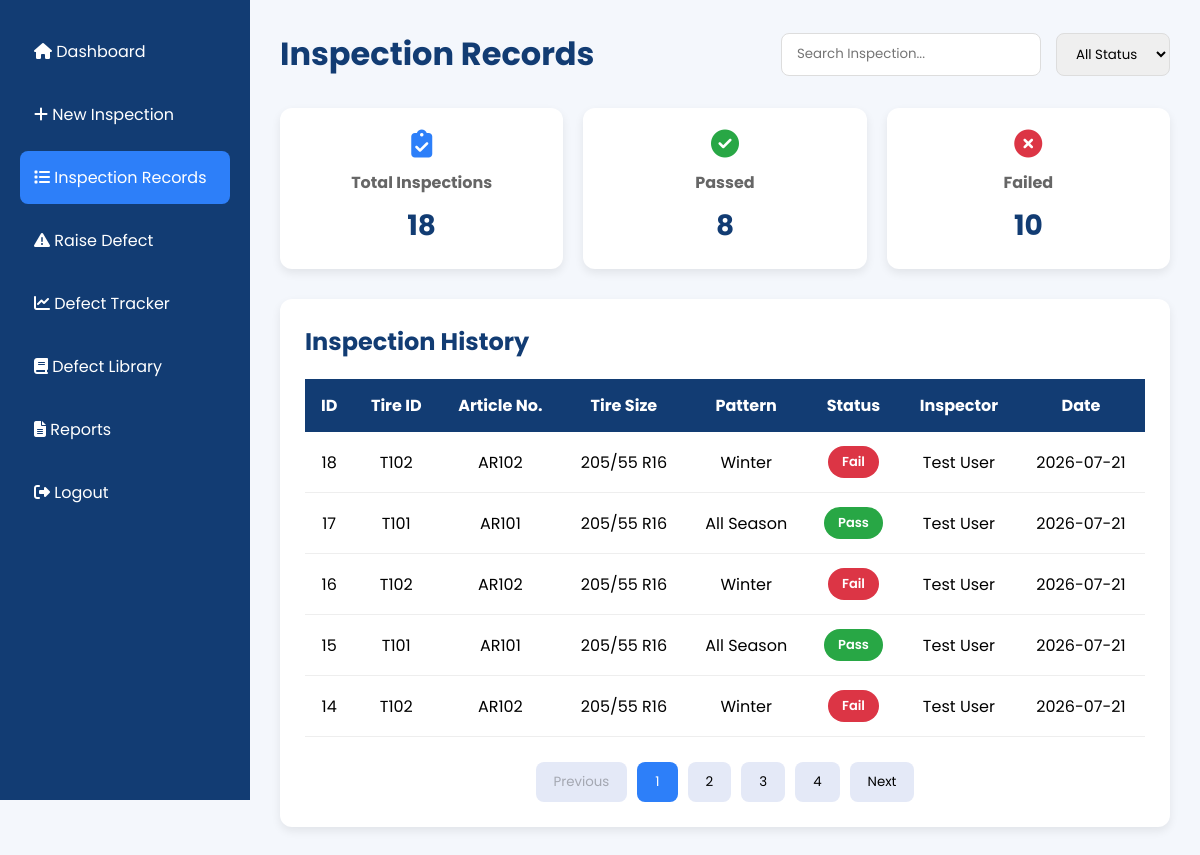
Page /records on the committed database.
### tables this page shows
CREATE TABLE inspection(

        inspection_id INTEGER PRIMARY KEY AUTOINCREMENT,

        tire_id TEXT NOT NULL,

        article_number TEXT NOT NULL,

        tire_size TEXT NOT NULL,

        pattern_name TEXT NOT NULL,

        batch_number TEXT NOT NULL,

        inspector_name TEXT NOT NULL,

        inspection_date TEXT NOT NULL,

        shift TEXT NOT NULL,

        machine_name TEXT NOT NULL,

        inspection_status TEXT NOT NULL,

        remarks TEXT,

        final_decision TEXT NOT NULL

    );

### app.py (the view)
@app.route("/records")
def records():
    conn = sqlite3.connect("qims.db")
    cursor = conn.cursor()
    cursor.execute("SELECT COUNT(*) FROM inspection")
    total = cursor.fetchone()[0]
    cursor.execute("SELECT COUNT(*) FROM inspection WHERE inspection_status='Pass'")
    passed = cursor.fetchone()[0]
    cursor.execute("SELECT COUNT(*) FROM inspection WHERE inspection_status='Fail'")
    failed = cursor.fetchone()[0]
    cursor.execute("""
        SELECT
            inspection_id,
            tire_id,
            article_number,
            tire_size,
            pattern_name,
            inspection_status,
            inspector_name,
            inspection_date
        FROM inspection
        ORDER BY inspection_id DESC
    """)
    records = cursor.fetchall()
    conn.close()
    return render_template(
        "records.html",
        records=records,
        total=total,
        passed=passed,
        failed=failed
    )

### templates/records.html (shortened to what this page needs)
<!DOCTYPE html>
<html lang="en">
<head>
    <link rel="stylesheet" href="{{ url_for('static', filename='css/records.css') }}">
    <link rel="stylesheet"
    href="https://cdnjs.cloudflare.com/ajax/libs/font-awesome/6.7.2/css/all.min.css">
</head>
<body>
<div class="container">
    <div class="sidebar">
        <ul>
            <li>
                <a href="/dashboard">
                    <i class="fa-solid fa-house"></i>
                    Dashboard
                </a>
            </li>
            <li>
                <a href="/inspection">
                    <i class="fa-solid fa-plus"></i>
                    New Inspection
                </a>
            </li>
            <li class="active">
                <a href="/records">
                    <i class="fa-solid fa-list"></i>
                    Inspection Records
                </a>
            </li>
            <li>
                <a href="/defect">
                    <i class="fa-solid fa-triangle-exclamation"></i>
                    Raise Defect
                </a>
            </li>
            <li>
                <a href="/tracker">
                    <i class="fa-solid fa-chart-line"></i>
                    Defect Tracker
                </a>
            </li>
            <li>
                <a href="/defect-library">
                    <i class="fa-solid fa-book"></i>
                    Defect Library
                </a>
            </li>
            <li>
                <a href="/report">
                    <i class="fa-solid fa-file-lines"></i>
                    Reports
                </a>
            </li>
            <li>
                <a href="/logout">
                    <i class="fa-solid fa-right-from-bracket"></i>
                    Logout
                </a>
            </li>
        </ul>
    </div>
    <div class="main-content">
        <div class="topbar">
            <h1>Inspection Records</h1>
            <div class="top-right">
                <input
                    type="text"
                    placeholder="Search Inspection...">
                <select>
                    <option>All Status</option>
                </select>
            </div>
        </div>
        <div class="cards">
            <div class="card">
                <i class="fa-solid fa-clipboard-check"></i>
                <h3>Total Inspections</h3>
                <h2>{{ total }}</h2>
            </div>
            <div class="card">
                <i class="fa-solid fa-circle-check"></i>
                <h3>Passed</h3>
                <h2>{{ passed }}</h2>
            </div>
            <div class="card">
                <i class="fa-solid fa-circle-xmark"></i>
                <h3>Failed</h3>
                <h2>{{ failed }}</h2>
            </div>
        </div>
        <div class="table-section">
            <h2>Inspection History</h2>
            <div class="table-container">
                <table id="inspectionTable">
                    <thead>
                        <tr>
                            <th>ID</th>
                            <th>Tire ID</th>
                            <th>Article No.</th>
                            <th>Tire Size</th>
                            <th>Pattern</th>
                            <th>Status</th>
                            <th>Inspector</th>
                            <th>Date</th>
                        </tr>
                    </thead>
                    <tbody>
                        {% for row in records %}
                        <tr>
                            <td>{{ row[0] }}</td>
                            <td>{{ row[1] }}</td>
                            <td>{{ row[2] }}</td>
                            <td>{{ row[3] }}</td>
                            <td>{{ row[4] }}</td>
                            <td>
                                {% if row[5] == "Pass" %}
                                <span class="status passed">Pass</span>
                                {% else %}
                                <span class="status failed">Fail</span>
                                {% endif %}
                            </td>
                            <td>{{ row[6] }}</td>
                            <td>{{ row[7] }}</td>
                        </tr>
                        {% endfor %}
                    </tbody>
                </table>
            </div>
            <div class="pagination">
            </div>
        </div>
    </div>
</div>
</body>
</html>

### static/css/records.css (style rules this page uses)
* { margin:0; padding:0; box-sizing:border-box; font-family:'Poppins',sans-serif; }
body { background:#f4f7fc; }
.container { display:flex; min-height:100vh; }
.sidebar { width:250px; background:#123c73; position:fixed; height:100vh; padding:25px 20px; }
.sidebar ul { list-style:none; }
.sidebar ul li { margin-bottom:10px; border-radius:8px; transition:.3s; }
.sidebar ul li a { display:block; color:#fff; text-decoration:none; padding:14px; }
.sidebar ul li.active { background:#2d7ff9; }
.main-content { margin-left:250px; width:calc(100% - 250px); padding:30px; }
.topbar { display:flex; justify-content:space-between; align-items:center; margin-bottom:30px; }
.topbar h1 { color:#123c73; }
.top-right { display:flex; gap:15px; }
.top-right input, .top-right select { padding:10px 15px; border:1px solid #ddd; border-radius:8px; outline:none; }
.top-right input { width:260px; }
.cards { display:grid; grid-template-columns:repeat(3,1fr); gap:20px; margin-bottom:30px; }
.card { background:#fff; border-radius:12px; padding:22px; text-align:center; box-shadow:0 4px 10px rgba(0,0,0,.08); transition:.3s; }
.card i { font-size:28px; margin-bottom:12px; }
.cards .card:nth-child(1) i { color:#2d7ff9; }
.cards .card:nth-child(2) i { color:#28a745; }
.cards .card:nth-child(3) i { color:#dc3545; }
.card h3 { color:#666; margin-bottom:10px; font-size:16px; }
.card h2 { color:#123c73; font-size:28px; }
.table-section { background:#fff; border-radius:12px; padding:25px; box-shadow:0 4px 10px rgba(0,0,0,.08); }
.table-section h2 { color:#123c73; margin-bottom:20px; }
.table-container { overflow-x:auto; }
table { width:100%; border-collapse:collapse; }
table thead { background:#123c73; color:#fff; }
table th { padding:14px; text-align:center; }
table td { padding:14px; text-align:center; border-bottom:1px solid #eee; }
.status { display:inline-block; padding:6px 14px; border-radius:20px; color:white; font-size:13px; font-weight:600; }
.passed { background:#28a745; }
.failed { background:#dc3545; }
.pagination { display:flex; justify-content:center; gap:10px; margin-top:25px; }

### rows in the picture
inspection: inspection_id "18", tire "T102", article_number "AR102", tire_size "205/55 R16", pattern_name "Winter", inspection_status "Fail", inspector_name "Test User", inspection_date "2026-07-21"
inspection: inspection_id "17", tire "T101", article_number "AR101", tire_size "205/55 R16", pattern_name "All Season", inspection_status "Pass", inspector_name "Test User", inspection_date "2026-07-21"
inspection: inspection_id "16", tire "T102", article_number "AR102", tire_size "205/55 R16", pattern_name "Winter", inspection_status "Fail", inspector_name "Test User", inspection_date "2026-07-21"
inspection: inspection_id "15", tire "T101", article_number "AR101", tire_size "205/55 R16", pattern_name "All Season", inspection_status "Pass", inspector_name "Test User", inspection_date "2026-07-21"
inspection: inspection_id "14", tire "T102", article_number "AR102", tire_size "205/55 R16", pattern_name "Winter", inspection_status "Fail", inspector_name "Test User", inspection_date "2026-07-21"

### other values in the picture
{{ total }} "18"
{{ passed }} "8"
{{ failed }} "10"
